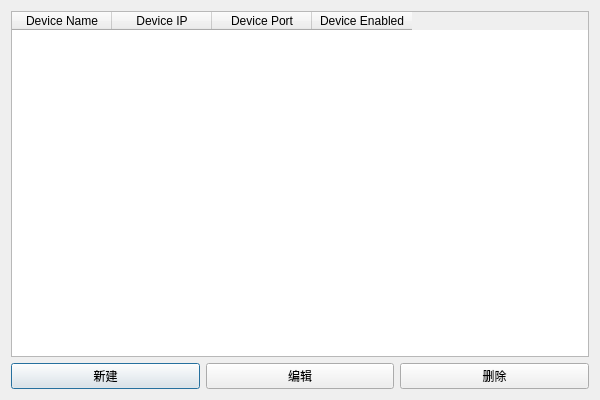
<?xml version="1.0" encoding="UTF-8"?>
<ui version="4.0">
 <class>DeviceManager</class>
 <widget class="QDialog" name="DeviceManager">
  <property name="geometry">
   <rect>
    <x>0</x>
    <y>0</y>
    <width>600</width>
    <height>400</height>
   </rect>
  </property>
  <property name="windowTitle">
   <string>设备列表</string>
  </property>
  <layout class="QVBoxLayout" name="verticalLayout">
   <item>
    <widget class="QTableWidget" name="tblWidgetDevices">
     <property name="rowCount">
      <number>0</number>
     </property>
     <property name="columnCount">
      <number>4</number>
     </property>
     <column>
      <property name="text">
       <string>Device Name</string>
      </property>
     </column>
     <column>
      <property name="text">
       <string>Device IP</string>
      </property>
     </column>
     <column>
      <property name="text">
       <string>Device Port</string>
      </property>
     </column>
     <column>
      <property name="text">
       <string>Device Enabled</string>
      </property>
     </column>
    </widget>
   </item>
   <item>
    <layout class="QHBoxLayout" name="horizontalLayout">
     <item>
      <widget class="QPushButton" name="pushButtonNew">
       <property name="text">
        <string>新建</string>
       </property>
      </widget>
     </item>
     <item>
      <widget class="QPushButton" name="pushButtonEdit">
       <property name="text">
        <string>编辑</string>
       </property>
      </widget>
     </item>
     <item>
      <widget class="QPushButton" name="pushButtonDelete">
       <property name="text">
        <string>删除</string>
       </property>
      </widget>
     </item>
    </layout>
   </item>
  </layout>
 </widget>
 <resources/>
 <connections/>
</ui>
